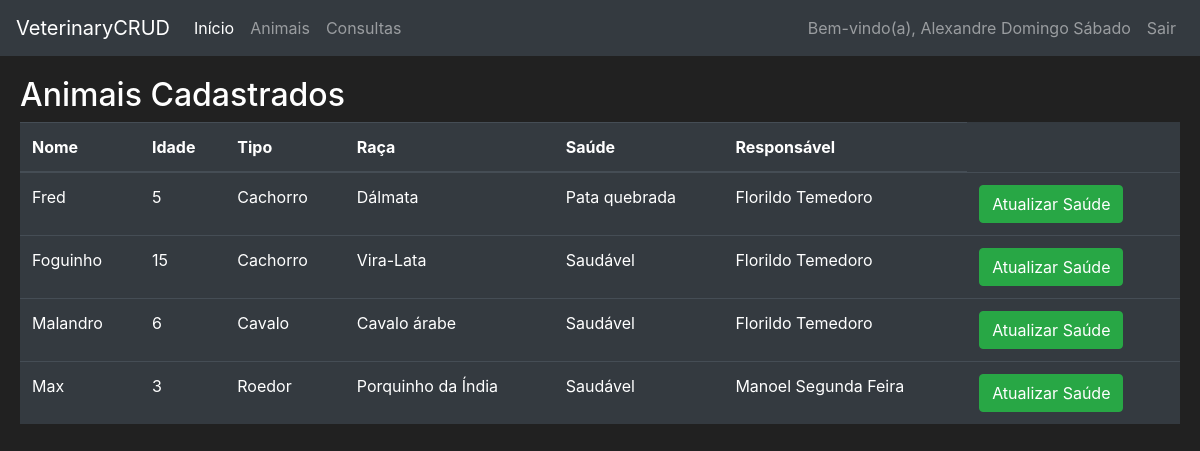
The app's page /animals (signed in) with its own data.
### veterinary/models.py (models this page shows, shortened)
class User(db.Model, UserMixin):
    __tablename__ = 'user'
    login = db.Column(db.String(length=10), primary_key=True)
    name = db.Column(db.String(length=50), nullable=False, unique=True)
    cpf = db.Column(db.String(length=11), nullable=False, unique=True)
    password_hash = db.Column(db.String(length=60), nullable=False)
    user_type = db.Column(db.String(length=50), nullable=False)
    __mapper_args__ = {
        'polymorphic_identity':'user',
        'polymorphic_on':user_type
    }
    @property
    def password(self):
        return self.password
    def is_client(self):
        return self.user_type == 'client'
    def is_veterinarian(self):
        return self.user_type == 'veterinarian'

class Animal(db.Model):
    id = db.Column(db.Integer(), primary_key=True)
    name = db.Column(db.String(length=20), nullable=False)
    age = db.Column(db.Integer(), nullable=False)
    type = db.Column(db.String(length=15), nullable=False)
    race = db.Column(db.String(length=20), nullable=False)
    health = db.Column(db.String(length=30), nullable=False)
    client_login = db.Column(db.String(length=10), db.ForeignKey('user.login'), nullable=False)
    consultations = db.relationship('Consultation', backref='animal', lazy=True)
    def has_consults(self):
        return Consultation.query.filter_by(animal_id=self.id).first() is not None
    def get_owner(self):
        return Client.query.filter_by(login=self.client_login).first()

### veterinary/routes.py (the view, shortened to what this page needs)
@app.route('/animals', methods=['GET', 'POST'])
@login_required
def animals_page():
    update_animal_form = RegisterAnimalForm()
    register_animal_form = RegisterAnimalForm()
    delete_animal_form = ConfirmForm()
    update_health_form = UpdateHealthForm()
    if request.method == "GET":
        if current_user.is_client():
            animals = Animal.query.filter_by(client_login=current_user.login)
        elif current_user.is_veterinarian():
            animals = Animal.query.all()
        return render_template('animals.html',
                               animals=animals,
                               update_animal_form=update_animal_form,
                               register_animal_form=register_animal_form,
                               delete_animal_form=delete_animal_form,
                               update_health_form=update_health_form,
                               User=User)

### veterinary/forms.py (called while the page is built)
    def insert_default(self, animal):
        self.name.default = animal.name
        self.age.default = animal.age
        self.type.default = animal.type
        self.race.default = animal.race

### veterinary/models.py (called while the page is built)
@login_manager.user_loader
def load_user(user_login):
    return User.query.get(user_login)

### veterinary/templates/animals.html (shortened to what this page needs)
{% extends 'base.html' %}
{% block content %}
<div class="row" style="margin-top:20px; margin-left:20px; margin-right:20px">
    <h2>Animais Cadastrados</h2>
    <br>
    <table class="table table-hover table-dark">
        <thead>
            <tr>
                <th scope="col">Nome</th>
                <th scope="col">Idade</th>
                <th scope="col">Tipo</th>
                <th scope="col">Raça</th>
                <th scope="col">Saúde</th>
                {% if current_user.is_veterinarian() %}
                    <th scope="col">Responsável</th>
                {% endif %}
            </tr>
        </thead>
        <tbody>
        {% for animal in animals %}
        <tr>
            <td>{{ animal.name }}</td>
            <td>{{ animal.age }}</td>
            <td>{{ animal.type }}</td>
            <td>{{ animal.race }}</td>
            <td>{{ animal.health }}</td>
            {% if current_user.is_veterinarian() %}
                <td>{{ animal.get_owner().name  }}</td>
            {% endif %}
            <td>
                {% if current_user.is_client() %}
                    <button class="btn btn-outline btn-success" data-toggle="modal"
                            data-target="#Modal-UpdateInfo-{{ animal.id }}">Atualizar Informações
                    </button>
                    <button class="btn btn-outline btn-danger" data-toggle="modal"
                            data-target="#Modal-DeleteAnimal-{{ animal.id }}">Remover Animal
                    </button>
                {% else %}
                    <button class="btn btn-outline btn-success" data-toggle="modal"
                            data-target="#Modal-UpdateHealth-{{ animal.id }}">Atualizar Saúde
                    </button>
                {% endif %}
            </td>
        </tr>
        {% endfor %}
        </tbody>
    </table>
</div>
{% endblock %}

### veterinary/templates/base.html (shortened to what this page needs)
<!doctype html>
<html lang="en">
   <head>
      <link rel="stylesheet" href="https://cdn.jsdelivr.net/npm/bootstrap@4.5.3/dist/css/bootstrap.min.css">
   </head>
   <body>
    <nav class="navbar navbar-expand-md navbar-dark bg-dark">
      <a class="navbar-brand" href="#">VeterinaryCRUD</a>
      <div class="collapse navbar-collapse" id="navbarNav">
        <ul class="navbar-nav mr-auto">
            <li class="nav-item active">
                <a class="nav-link" href="{{ url_for('home_page') }}">Início <span class="sr-only">(current)</span></a>
            </li>
            {% if current_user.is_authenticated %}
                <li class="nav-item">
                    <a class="nav-link" href="{{ url_for('animals_page') }}">Animais</a>
                </li>
                <li class="nav-item">
                    <a class="nav-link" href="{{ url_for('consultations_page') }}">Consultas</a>
                </li>
            {% endif %}
        </ul>
        <ul class="navbar-nav">
            {% if current_user.is_authenticated %}
            <li class="nav-item">
                <a class="nav-link">Bem-vindo(a), {{ current_user.name }}</a>
            </li>
            <li class="nav-item">
                <a class="nav-link" href="{{ url_for('logout_page') }}">Sair</a>
            </li>
            {% endif %}
        </ul>
      </div>
    </nav>
      {% block content %}
      {% endblock %}
   </body>
</html>

### veterinary/templates/base.html (style rules this page uses)
body { background-color: #212121; color: white }

### records on screen
User: name "Alexandre Domingo Sábado"
Animal: name "Fred", age "5", type "Cachorro", race "Dálmata", health "Pata quebrada", get_owner "Florildo Temedoro"
Animal: name "Foguinho", age "15", type "Cachorro", race "Vira-Lata", health "Saudável", get_owner "Florildo Temedoro"
Animal: name "Malandro", age "6", type "Cavalo", race "Cavalo árabe", health "Saudável", get_owner "Florildo Temedoro"
Animal: name "Max", age "3", type "Roedor", race "Porquinho da Índia", health "Saudável", get_owner "Manoel Segunda Feira"
